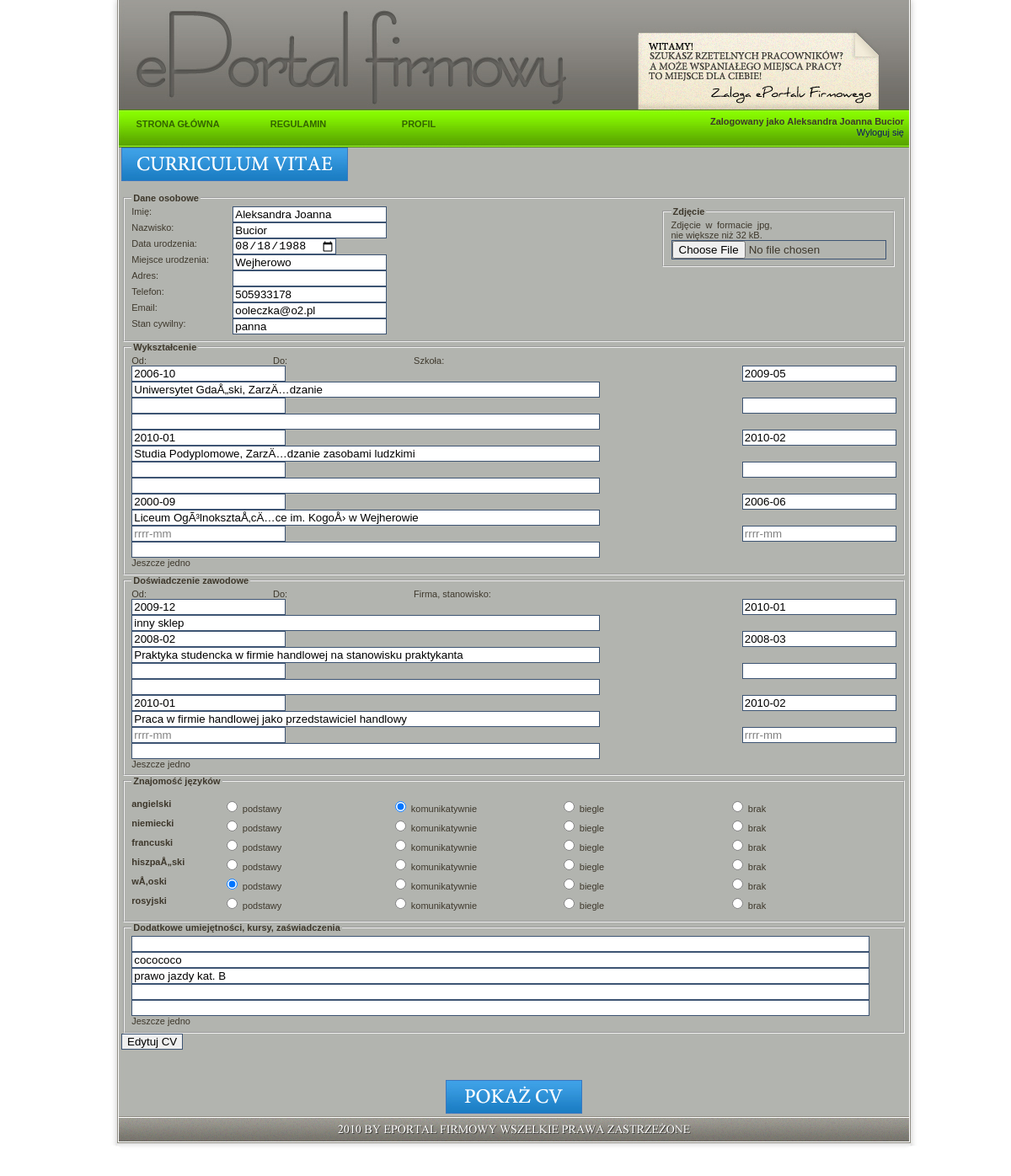
Screenshot of /edytuj_cv.php (signed in) with the database file from the repository.
### tables this page shows
CREATE TABLE IF NOT EXISTS `pracownik` (
  `id` int(11) NOT NULL,
  `imie` varchar(30) NOT NULL,
  `nazwisko` varchar(30) NOT NULL,
  `email` varchar(30) NOT NULL,
  `dolaczyl` timestamp NOT NULL DEFAULT CURRENT_TIMESTAMP,
  `data_ur` date DEFAULT NULL,
  `miejsce_ur` varchar(20) DEFAULT NULL,
  `tel` varchar(10) DEFAULT NULL,
  `adres` varchar(50) DEFAULT NULL,
  `stan_cywilny` varchar(10) DEFAULT NULL,
  `zdjecie` varchar(100) DEFAULT NULL,
  PRIMARY KEY (`id`)
);

CREATE TABLE IF NOT EXISTS `wyksztalcenie` (
  `id` int(11) NOT NULL,
  `id_pracownika` int(11) NOT NULL,
  `od` varchar(20) NOT NULL,
  `do` varchar(20) NOT NULL,
  `gdzie` varchar(150) NOT NULL,
  PRIMARY KEY (`id`,`id_pracownika`)
);

CREATE TABLE IF NOT EXISTS `doswiadczenie` (
  `id` int(11) NOT NULL,
  `id_pracownika` int(11) NOT NULL,
  `od` varchar(20) NOT NULL,
  `do` varchar(20) NOT NULL,
  `gdzie` varchar(150) NOT NULL,
  PRIMARY KEY (`id`,`id_pracownika`)
);

CREATE TABLE IF NOT EXISTS `jezyki_lista` (
  `id` int(11) NOT NULL AUTO_INCREMENT,
  `nazwa` varchar(20) NOT NULL,
  PRIMARY KEY (`id`)
);

CREATE TABLE IF NOT EXISTS `jezyki` (
  `pracownik_id` int(11) NOT NULL,
  `jezyk_id` int(11) NOT NULL,
  `poziom_id` int(11) NOT NULL
);

CREATE TABLE IF NOT EXISTS `jezyki_poziom` (
  `id` int(11) NOT NULL AUTO_INCREMENT,
  `nazwa` varchar(20) NOT NULL,
  PRIMARY KEY (`id`)
);

CREATE TABLE IF NOT EXISTS `dodatkowe` (
  `id` int(11) NOT NULL,
  `pracownik_id` int(11) NOT NULL,
  `nazwa` varchar(50) NOT NULL
);

### edytuj_cv.php (the view, shortened to what this page needs)
<?php
	require_once('header.php');
?>
<td class="content" style="padding-right: 44px; padding-left: 44px">
	<?php
		if (isset($_SESSION['id_obecne'])) {
			if ($_SESSION['typ'] == 'p' ) {
				$dbc = mysqli_connect(DB_HOST, DB_USER, DB_PASSWORD, DB_NAME);
				$id_obecne = $_SESSION['id_obecne'];
				$query = "SELECT * FROM pracownik WHERE id = '$id_obecne'";
				$result = mysqli_query($dbc, $query);
				$row = mysqli_fetch_array($result);
	?>
	<div id="cv_edit">
		<img src="img/cv.jpg" alt="cv" ><br /><br />
		<form enctype="multipart/form-data" method="POST" action="create_cv.php" onSubmit="return wal_cv(this)" >
			<fieldset>
                            <legend>Dane osobowe</legend>
			<fieldset style=" float:right">
			<legend>Zdjęcie</legend>
			<label for="zdjecie">Zdjęcie w formacie jpg, nie większe niż 32 kB.</label><br/>
			<input type="file" id="zdjecie" name="zdjecie" />
			</fieldset>
			<label for="imie">Imię:</label>
			<input type="text" name="imie" id="imie" value="<?php echo $row['imie']; ?>"/><br/>
			<label for="nazwisko">Nazwisko:</label>
			<input type="text" name="nazwisko" id="nazwisko" value="<?php echo $row['nazwisko']; ?>"/><br/>
			<label for="data_ur">Data urodzenia:</label>
			<input type="date" name="data_ur" id="data_ur" value="<?php echo $row['data_ur']; ?>"/><br/>
			<label for="miejsce_ur">Miejsce urodzenia:</label>
			<input type="text" name="miejsce_ur" id="miejsce_ur" value="<?php echo $row['miejsce_ur']; ?>"/><br/>
			<label for="adres">Adres:</label>
			<input type="text" name="adres" id="adres" value="<?php echo $row['adres']; ?>"/><br/>
			<label for="tel">Telefon:</label>
			<input type="text" name="tel" id="tel" value="<?php echo $row['tel']; ?>"/><br/>
			<label for="email">Email:</label>
			<input type="email" name="email" id="email" value="<?php echo $row['email']; ?>"/><br/>
			<label for="stan_cywilny">Stan cywilny:</label>
<input type="text" name="stan_cywilny" id="stan_cywilny" value="<?php echo $row['stan_cywilny']; ?>"/>
			<br/>
			</fieldset>
			<fieldset>
			<legend>Wykształcenie</legend>
			<div id="wykszt">
				Od:<span style="margin-left:150px;">Do:</span><span style="margin-left:150px;">Szkoła:</span><br/>
				<?php
					$query = "SELECT * FROM wyksztalcenie WHERE id_pracownika = '$id_obecne'";
					$result = mysqli_query($dbc, $query);
                                        $i=0;
					while($row = mysqli_fetch_array($result) ) {
                                        $i++;
				?>
				<input type="text" name="wykszt_od<?php echo $i; ?>" class="wykszt_od" value="<?php echo $row['od']; ?>"/>
				<input type="text" name="wykszt_do<?php echo $i; ?>" class="wykszt_do" value="<?php echo $row['do']; ?>"/>
				<input type="text" name="wykszt_gdzie<?php echo $i; ?>" class="wykszt_gdzie" value="<?php echo $row['gdzie']; ?>"/><br/>
				<?php
					}
                                        $i++;
				?>
				<input type="text" name="wykszt_od<?php echo $i; ?>" class="wykszt_od" value="rrrr-mm" style="color:grey" onfocus="czysc(this);" onblur="pisz(this);"/>
				<input type="text" name="wykszt_do<?php echo $i; ?>" class="wykszt_do" value="rrrr-mm" style="color:grey" onfocus="czysc(this);" onblur="pisz(this);" />
				<input type="text" name="wykszt_gdzie<?php echo $i; ?>" class="wykszt_gdzie" /><br/>
			</div>
                        <a id="dodatk_wykszt1">Jeszcze jedno</a>
			</fieldset>
			<fieldset>
			<legend>Doświadczenie zawodowe</legend>
			<div id="dosw">
				Od:<span style="margin-left:150px;" >Do:</span><span style="margin-left:150px;" >Firma, stanowisko:</span><br/>
				 <?php
					$query = "SELECT * FROM doswiadczenie WHERE id_pracownika = '$id_obecne'";
					$result = mysqli_query($dbc, $query);
                                        $i=0;
					while($row = mysqli_fetch_array($result) ) {
                                        $i++;
				?>
                                <input type="text" name="dosw_od<?php echo $i; ?>" class="dosw_od" value="<?php echo $row['od']; ?>"/>
				<input type="text" name="dosw_do<?php echo $i; ?>" class="dosw_do" value="<?php echo $row['do']; ?>"/>
				<input type="text" name="dosw_gdzie<?php echo $i; ?>" class="dosw_gdzie" value="<?php echo $row['gdzie']; ?>"/><br/>
                        <?php
					}
                                        $i++;
				?>
                                <input type="text" name="dosw_od<?php echo $i; ?>" class="dosw_od" value="rrrr-mm" style="color:grey" onfocus="czysc(this);" onblur="pisz(this);"/>
				<input type="text" name="dosw_do<?php echo $i; ?>" class="dosw_do" value="rrrr-mm" style="color:grey" onfocus="czysc(this);" onblur="pisz(this);"/>
				<input type="text" name="dosw_gdzie<?php echo $i; ?>" class="dosw_gdzie" /><br/>
			</div>
                        <a id="dodatk_dosw1">Jeszcze jedno</a>
			</fieldset>
			<fieldset>
			<legend>Znajomość języków</legend>
			<div id="jezyki">
                             <?php
                                $query = "SELECT * FROM jezyki_lista ";
				$result = mysqli_query($dbc, $query);
				while($row = mysqli_fetch_array($result) ) {
                                $nazwa=$row['nazwa'];
                                $id_jezyk=$row['id'];
                                ?>
                            <p><input type="hidden" id="jezyk<?php echo $id_jezyk; ?>" name="jezyk" value="<?php echo $nazwa; ?>" />
                                <?php echo '<b>'.$nazwa.'</b>';
                             $query2 = "SELECT * FROM jezyki_poziom ORDER BY id ";
				$result2 = mysqli_query($dbc, $query2);
                                while($row2 = mysqli_fetch_array($result2) ) {
                                     $nazwa=$row2['nazwa'];
                                     $id=$row2['id'];
                                     $query3 = "SELECT poziom_id FROM jezyki WHERE pracownik_id='$id_obecne' AND jezyk_id='$id_jezyk'";
                                     $result3 = mysqli_query($dbc, $query3);
                                    $row3 = mysqli_fetch_array($result3) ;
                                     ?>
                                <label for="<?php echo $nazwa.$id_jezyk; ?>">
                                <input type="radio" name="<?php echo $id_jezyk; ?>" id="<?php echo $nazwa.$id_jezyk; ?>" value="<?php echo $id; ?>" <?php if ($row3['poziom_id'] == $id) { echo 'checked="checked"'; }  ?> /> <?php echo $nazwa; ?>
                                </label>
                                <?php
                                }
                            ?></p>
                                <?php
                                }
				?>
                        </div>
                        </fieldset>
			<fieldset>
			<legend>Dodatkowe umiejętności, kursy, zaświadczenia</legend>
			<div id="dodatkowe">
				<?php
					$query = "SELECT nazwa FROM dodatkowe WHERE pracownik_id = '$id_obecne'";
					$result = mysqli_query($dbc, $query);
                                        $i=0;
					while($row = mysqli_fetch_array($result) ) {
                                        $i++;
				?>
				<input type="text" name="dodatk<?php echo $i; ?>" class="dodatk" value="<?php echo $row['nazwa']; ?>"/>
				<?php
					}
                                        $i++;
				?>
				<input type="text" name="dodatk<?php echo $i; ?>" class="dodatk" /><br/>
			</div>
                        <a id="dodatk_dodatk1">Jeszcze jedno</a>
			</fieldset>
			<input type="submit" name="edytuj_cv" id="edytuj_cv" value="Edytuj CV" />
			</form>
	<br/>
	</div>	<br /><br /><div id="pokaz_button">
	<a href="cv.php?id=<?php echo $_SESSION['id_obecne']; ?>" onclick="sprawdz(event,this,' Stracisz wprowadzone zmiany. ')"><img src="img/show.jpg" alt="pokaz cv" ></a>
        </div>
        <?php
			}
			else echo 'Nie możesz tu być, wracaj do siebie!';
		}
		else {
	?>
			<br/><br/>
				Zaloguj się lub <a href='index.php'>zarejestruj</a>, aby mieć dostęp do tej strony.
			<br/><br/>
	<?php
		}
	?>
</td>

### styles.css (style rules this page uses)
body, textarea { font-family: georgia, sans-serif; color:#3e382c; font-size: 11px; background-color: #ffffff; }
#tabela td, #tabela tr { margin: 0x; padding: 0px; }
#ogloszenia_div, .edytuj_button, #pokaz_button { text-align: center; }
img { text-align:right; border:0px; }
textarea, input { border: 1px solid #3d5473 }
a:link, a:visited, a:active { text-decoration:none; line-height: 14px; color:#3978bf; font-family: georgia, sans-serif; font-size: 11px; }
img { border: 0px; }
.content { width: 1020px; text-align: justify; padding-top:25px; padding-bottom: 400px; background:#ffffff url('img/02.jpg'); }
.ending { height: 71px; width: 1020px; text-align: left; padding-left: 0px; padding-bottom: 0px; background: #ffffff url('img/stopka.jpg'); }
submit, input, textarea, radio { outline-style:none; }
legend { font-weight:bold; }
#cv_edit label { float :left; width:120px; }
#cv_edit #jezyki label { float :right; width:200px; }
input[class="dodatk"] { width:870px; }
input[class="wykszt_gdzie"] , input[class="dosw_gdzie"] { width:550px; }

### rows the page displays
pracownik: imie "Aleksandra Joanna", nazwisko "Bucior", data_ur "08/18/1988", miejsce_ur "Wejherowo", tel "505933178", email "ooleczka@o2.pl", stan_cywilny "panna"
wyksztalcenie: od "2006-10", do "2009-05", gdzie "Uniwersytet GdaÅ„ski, ZarzÄ…dzanie"
wyksztalcenie: od "2010-01", do "2010-02", gdzie "Studia Podyplomowe, ZarzÄ…dzanie zasobami ludzkimi"
wyksztalcenie: od "2000-09", do "2006-06", gdzie "Liceum OgÃ³lnoksztaÅ‚cÄ…ce im. KogoÅ› w Wejherowie"
doswiadczenie: od "2009-12", do "2010-01", gdzie "inny sklep"
doswiadczenie: od "2008-02", do "2008-03", gdzie "Praktyka studencka w firmie handlowej na stanowisku praktykanta"
doswiadczenie: od "2010-01", do "2010-02", gdzie "Praca w firmie handlowej jako przedstawiciel handlowy"
jezyki_lista: nazwa "angielski"
jezyki_poziom: nazwa "brak", id "☐ brak"
jezyki: poziom_id "☐ brak", poziom_id "☐ biegle", poziom_id "☑ komunikatywnie", poziom_id "☐ podstawy"
jezyki_poziom: nazwa "biegle", id "☐ biegle"
jezyki_poziom: nazwa "komunikatywnie", id "☐ komunikatywnie"
jezyki_poziom: nazwa "podstawy", id "☐ podstawy"
jezyki_lista: nazwa "niemiecki"
jezyki_lista: nazwa "francuski"
jezyki_lista: nazwa "hiszpaÅ„ski"
jezyki_lista: nazwa "wÅ‚oski"
jezyki: poziom_id "☐ brak", poziom_id "☐ biegle", poziom_id "☐ komunikatywnie", poziom_id "☑ podstawy"
jezyki_lista: nazwa "rosyjski"
dodatkowe: dodatk2 "cocococo"
dodatkowe: dodatk3 "prawo jazdy kat. B"

### other values shown
$_SESSION['do_wyswietlenia'] "Aleksandra Joanna Bucior"
